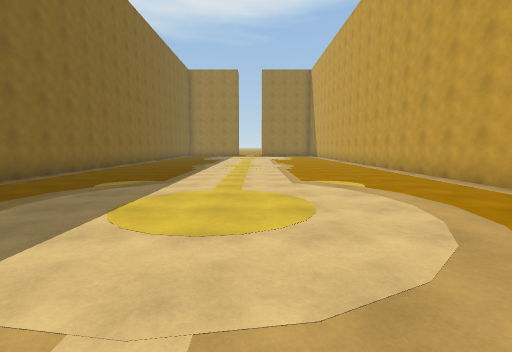
View 1 (above)

23 first-person views from a walk through a Unity game level. The camera is 1.5 m above the floor, tilts 6° down and sees 85° across. The floor is counted in squares, 2 m on a side. Each view is taken from the middle of a square. On the plan, view 1 faces up. The plan holds only what a view shows up to about 10 squares ahead; the rest is blank. The place goes on beyond the plan. The player character is not drawn.

View 2
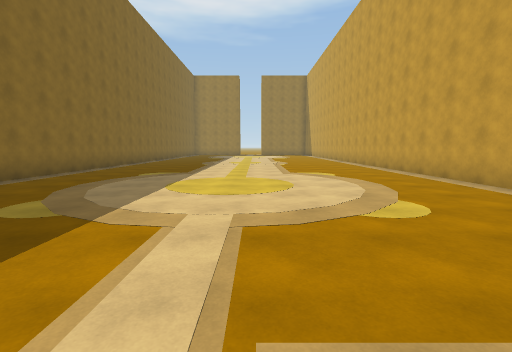

View 3
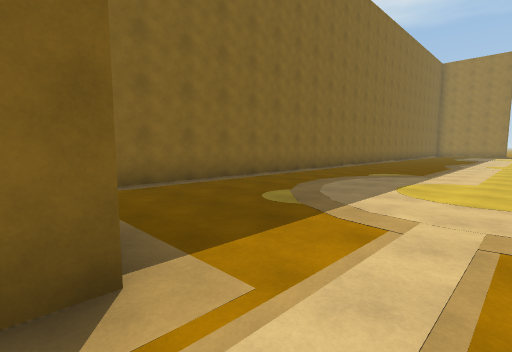

View 4
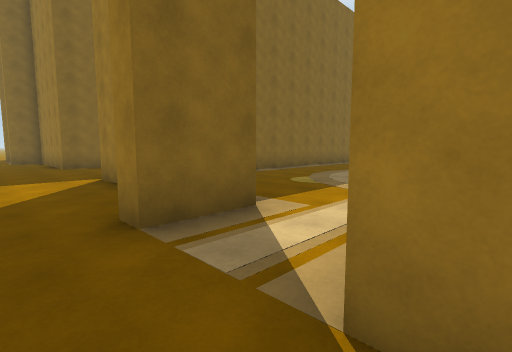

View 5
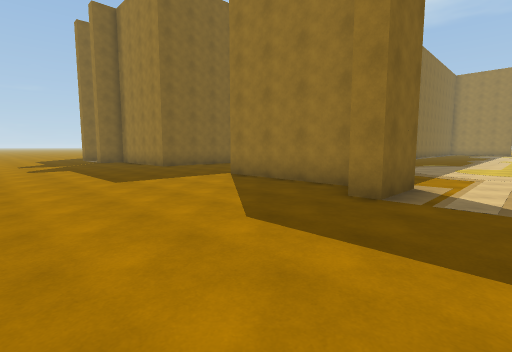

View 6
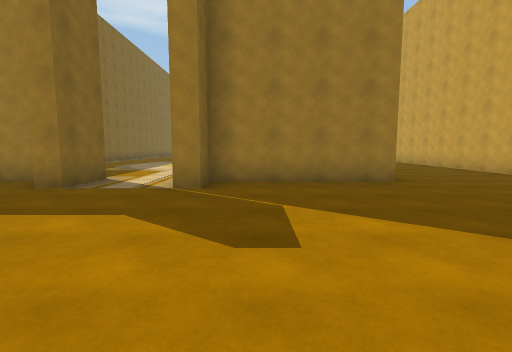

View 7
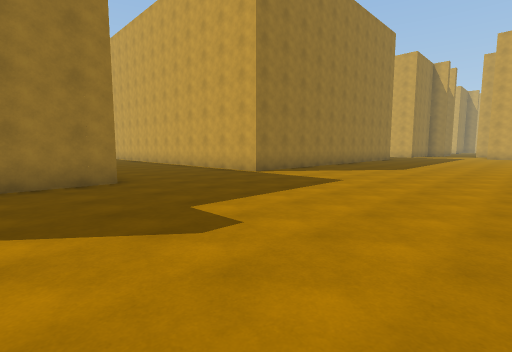

View 8
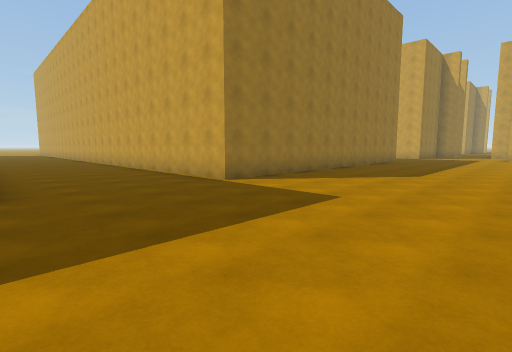

View 9
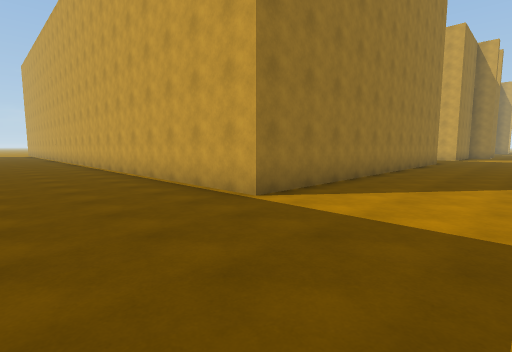

View 10
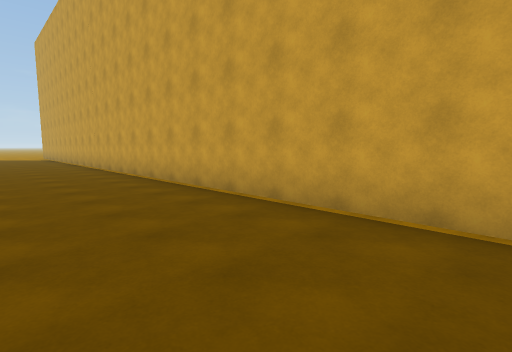

View 11
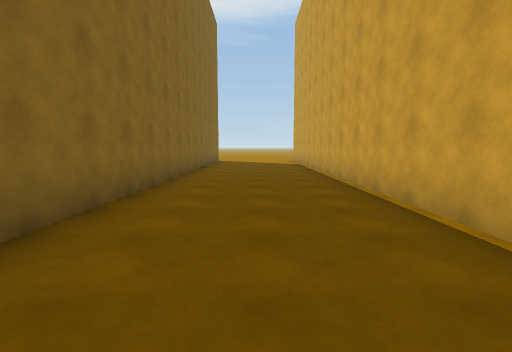

View 12
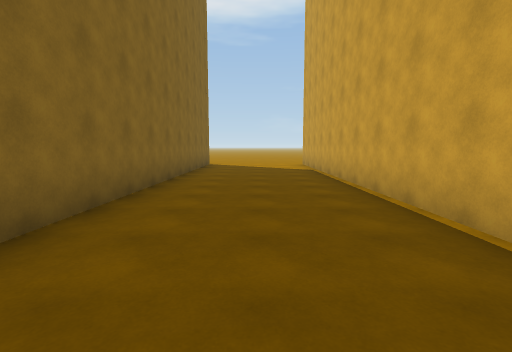

View 13
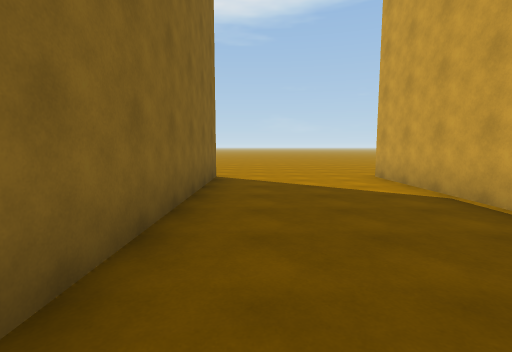

View 14
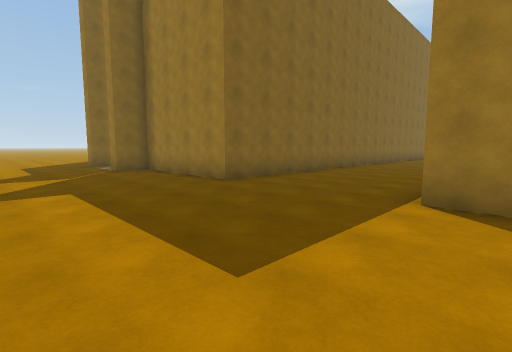

View 15
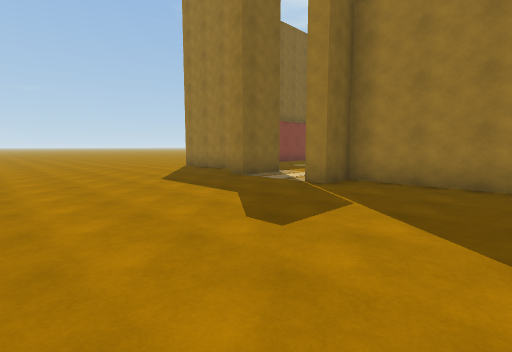

View 16
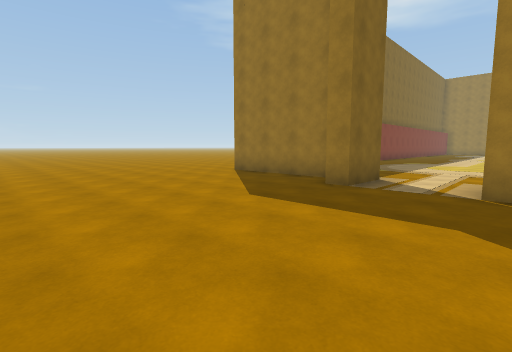

View 17
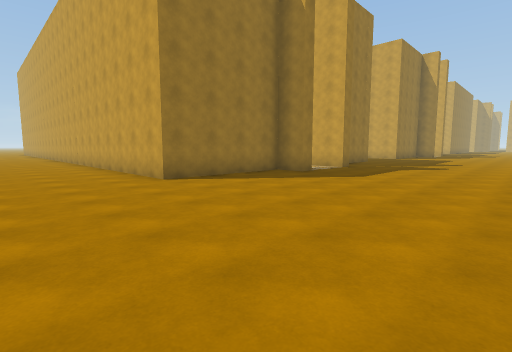

View 18
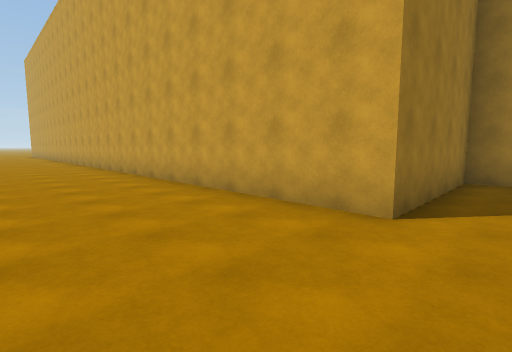

View 19
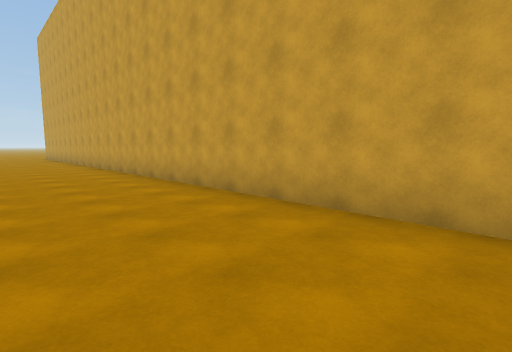

View 20
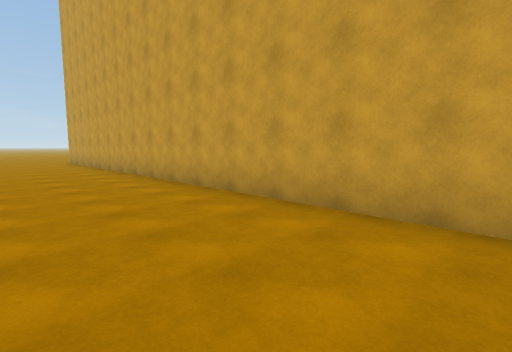

View 21
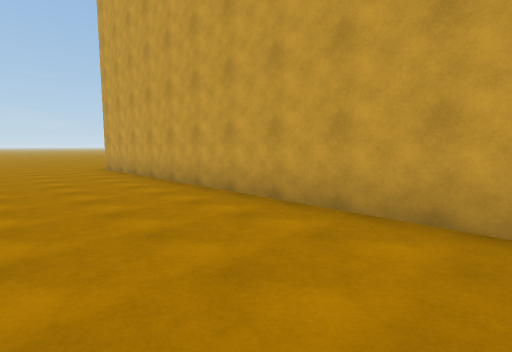

View 22
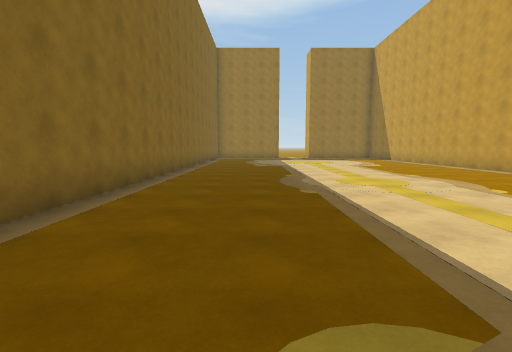

View 23
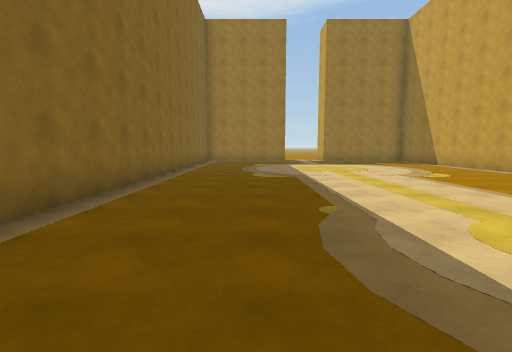

### Floor plan
Points are (right, up) in squares from view 1. A wall is a line through its corners. A room is listed if a view was taken in it or the views show most of it. See-through windows are left out.
Room 1 (views 1, 22, 23)
walls: (4.5, 13.1) (4.5, 15.1); (4.5, 17.1) (4.5, 19.1); (-5.5, 19) (-5.5, -0.2); (4.5, 2.9) (4.5, 10.1)
ways out: opening at (-0.5, -2.5) to room 2
Room 2 (views 2, 3, 4, 5, 6, 7, 8, 9, 10, 11, 12, 13, 14, 15, 16, 17, 18, 19, 20, 21)
walls: (-10, 3.2) (-10, -2) (-14, -2) (-14, -3) (-14.5, -3); (-2.4, -2) (-6, -2); (-1.5, -1.4) (-1.5, -3) (-2, -3); (-16.5, -1.4) (-16.5, -3) (-17, -3) (-17, -2) (-21, -2) (-21, 23.5); (5.1, -2) (1, -2) (1, -3) (0.5, -3); (17.2, -2) (9, -2) (9, 23.5); (5, 23.5) (5, 11.1)
ways out: opening at (-0.5, -2.5) to room 1; opening at (-15.5, -2.5)

Where each view was taken, in squares from view 1:
view 1: 0 up, 0 right, facing up
view 2: 2 down, 0 right, facing up
view 3: 2 down, 0 right, facing up-left
view 4: 4 down, 1 right, facing up-left
view 5: 7 down, 0 right, facing up-left
view 6: 8 down, 2 right, facing up
view 7: 8 down, 3 right, facing up-right
view 8: 7 down, 5 right, facing up-right
view 9: 5 down, 6 right, facing up-right
view 10: 2 up, 6 right, facing up-right
view 11: 9 up, 7 right, facing up
view 12: 12 up, 7 right, facing up
view 13: 17 up, 6 right, facing up
view 14: 6 down, 5 left, facing up-left
view 15: 8 down, 11 left, facing up-left
view 16: 8 down, 14 left, facing up-left
view 17: 8 down, 24 left, facing up-right
view 18: 3 down, 24 left, facing up-right
view 19: 3 up, 24 left, facing up-right
view 20: 9 up, 24 left, facing up-right
view 21: 14 up, 24 left, facing up-right
view 22: 5 up, 3 left, facing up
view 23: 9 up, 3 left, facing up
